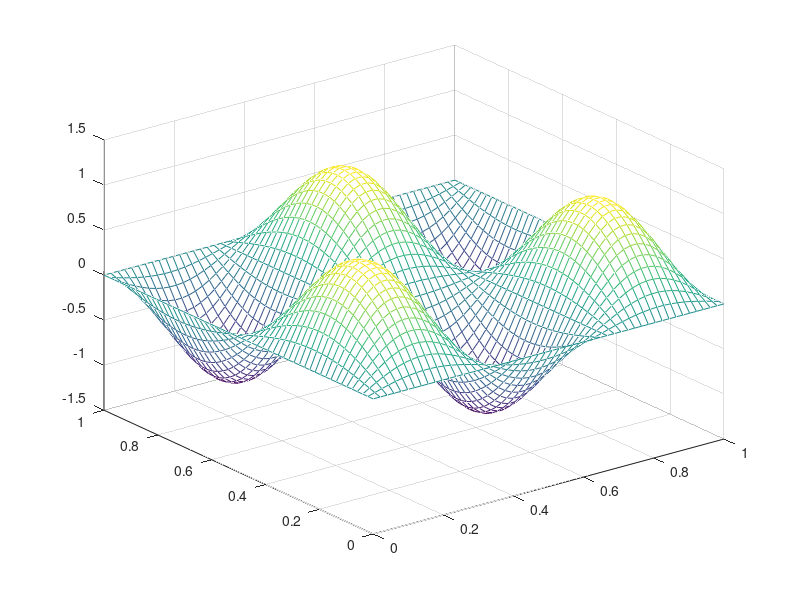

The MATLAB source for this figure:
close all

% Set number of iterations to be performed
nk = 300

% Set parameters alpha and beta
alpha = 2;
beta  = 3;

% Set the number of meshpoints so the interior has N x N such points
N = 50;

% Compute the distance between mesh points, in each direction
h = 1/(N+1);

% We will have arrays that capture the boundary as well as the interior
% meshpoints.  As a result, we need those arrays to be of size (N+2) x
% (N+2) so that those indexed 2:N+1, 2:N+1 represent the interior.  

% Compute the x-values at each point i,j, including the boundary
x = h * [ 0:N+1 ];   % Notice this creates a row vector

% Compute the y-values at each point i,j, including the boundary
y = h * [ 0:N+1 ];   % Notice this creates a row vector

% Create an array that captures the load at each point i,j
for i=1:N+2
    for j=1:N+2
        F( i,j ) = ...
            ( alpha^2 + beta^2 ) * pi^2 * sin( alpha * pi * x( i ) ) * sin( beta * pi * y( j ) );
    end
end

% Set the initial values at the mesh points
U = zeros( N+2, N+2 );

% Perform nk iterations
for k = 1:nk
    k           % print current iteration index
    
    % update all the interior points
    for i=2:N+1
        for j=2:N+1
            U( i,j ) = ( U( i, j-1 ) + U( i-1, j ) + U( i+1, j ) + U( i, j+1 ) + h^2 * F( i, j ) ) / 4;
        end
    end 
    mesh( x, y, U );
    axis( [ 0 1 0 1 -1.5 1.5 ]);
    
    % wait to continue to the next iteration
    next = input( 'press RETURN to continue' );
end



